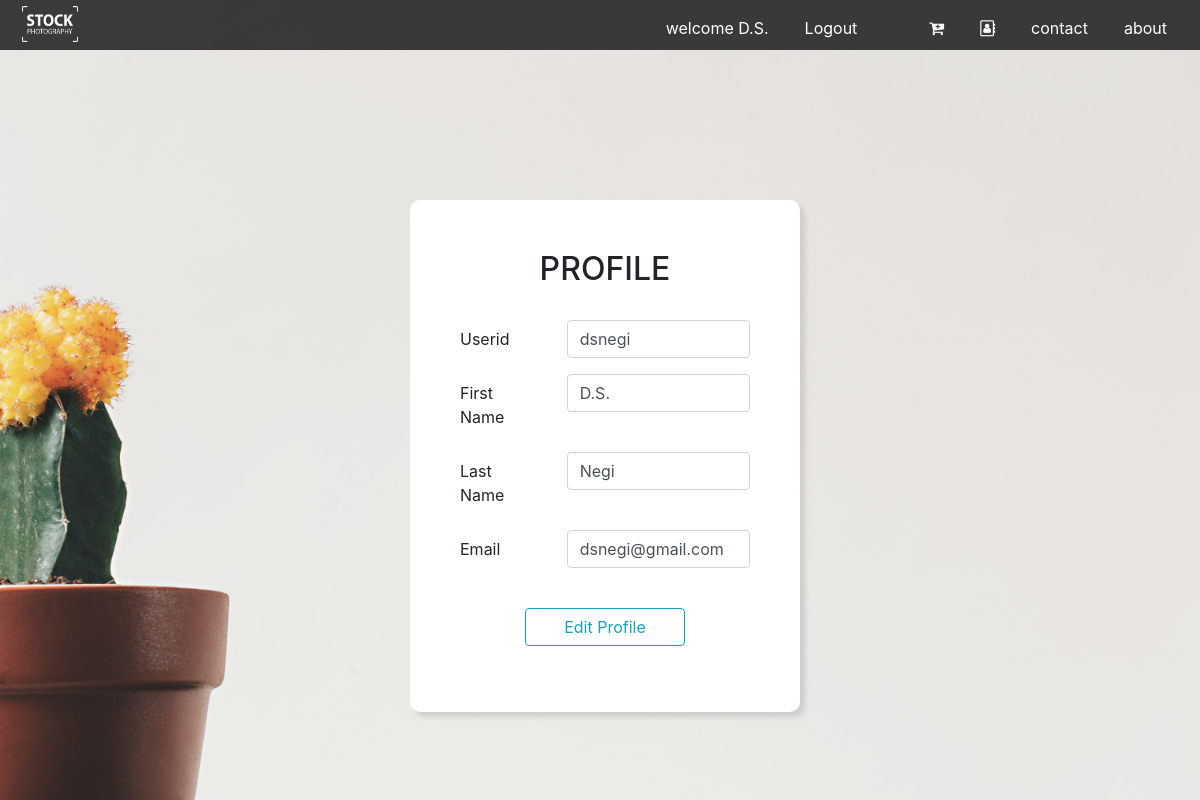
The page /project/user_profile/profile.php (signed in) on the database its author committed.
### tables this page shows
CREATE TABLE `user_info` (
  `userid` varchar(20) NOT NULL,
  `first_name` varchar(10) NOT NULL,
  `last_name` varchar(10) NOT NULL,
  `email` varchar(20) NOT NULL,
  `password` varchar(25) NOT NULL,
  `pro_pic` varchar(200) NOT NULL
);

### project/user_profile/profilesql.php (called while the page is built, shortened)
<?php
$con = new mysqli("localhost", "root", "", "project");
if (isset($_SESSION['user'])) {
    $uid = $_SESSION['user'];
    $sql = "select * from user_info where userid='" . $uid . "'";
    $result = $con->query($sql);
    if ($row = mysqli_fetch_array($result)) {
           }
}
    ?>

### project/user_profile/profile.php (the view, shortened to what this page needs)
<?php
include_once "menu.php";
include "profilesql.php";
?>
<html>
    <head>
        <link rel="stylesheet" type="text/css" href="../cssandjs/css/bootstrap.min.css">
        <link rel="stylesheet" type="text/css" href="../cssfile/projectcss.css">
    </head>
    <body >
        <div class="container-fluid pro_img"  >
            <div class="row">
                <div class="col-lg-4 col-sx-12 col-sm-2"></div>
                <div class="col-lg-4 col-sx-12 col-sm-8" style="padding:0px;">
                    <form method="post" class="pro_box">
                        <div class="form-group">
                            <center><h2>PROFILE</h2></center><br>
                            <div class="form-group row">
                                <label class="col-sm-4 col-form-label">Userid</label>
                                <div class="col-sm-8">
                                <input type="text" class="form-control" name="pro_userid" value="<?php echo $row['userid']; ?>">
                                </div>
                            </div>
                              <div class="form-group row">
                                  <label class="col-sm-4 col-form-label">First Name</label>
                                <div class="col-sm-8">
                                <input type="text" class="form-control" name="pro_first_name" value="<?php echo $row['first_name'] ?>">
                                </div>
                            </div>
                            <div class="form-group row">
                                <label class="col-sm-4 col-form-label">Last Name</label>
                                <div class="col-sm-8">
                                <input type="text" class="form-control" name="pro_last_name" value="<?php echo $row['last_name'] ?>">
                                </div>
                            </div>
                            <div class="form-group row">
                                <label class="col-sm-4 col-form-label">Email</label>
                                <div class="col-sm-8">
                                <input type="text" class="form-control" name="pro_email" value="<?php echo $row['email'] ?>">
                                </div>
                            </div>
                            <br>
                            <center>
                              <input class="btn btn-outline-info" type="submit" name="edit_pro" value="Edit Profile" style="width:160px;">
                            </center>
                    </form>
                </div>
            </div>
        </div>
    </body>
</html>

### project/user_profile/menu.php (shortened to what this page needs)
<link rel="stylesheet" type="text/css" href="../cssandjs/css/bootstrap-grid.min.css">
<link rel="stylesheet" type="text/css" href="../cssfile/projectcss.css">
<link rel="stylesheet" href="https://cdnjs.cloudflare.com/ajax/libs/font-awesome/4.7.0/css/font-awesome.min.css">
<div class="row"  >
    <div class="col-lg-12 col-sm-12 col-sx-12" >
        <nav >
            <div style="width:125px;height:85px; float:left;">
                <a href="../homepage.php"> <img src="../img/logo.png" class="logo"> </a>
            </div>
            <ul class="menu">
                            <li><a href="../about.php" style="text-decoration: none;color:white;">about </a></li>
                            <li><a href="../contact.php" style="text-decoration: none;color:white;">contact</a></li>
                            <li>
                                <a href="profile.php"style = "color:white;">
                                    <i class = "fa fa-address-book-o"></i>
                                </a>
                            </li>
                            <li><a href="../cart/cartdetail.php" style="color:white;"><i class="fa fa-cart-plus">  </i></a></li>
                            <li>
                            </li>
                            <li>
                                <?php
                                if (isset($_SESSION['user'])) {
                                    ?>
                                    <a href="../logout.php" style="color:white;">Logout</a>
                                    <?php
                                }
                                ?>
                            </li>
                            <li style="color:white;text-decoration: none;">
                                <?php
                                if (isset($_SESSION['user'])) {
                                    $con = new mysqli("localhost", "root", "", "project");
                                    $sql = "SELECT * FROM user_info where userid='" . $_SESSION['user'] . "'  ";
                                    $result = $con->query($sql);
                                    $row = mysqli_fetch_array($result);
                                    if ($_SESSION['user'] != "admin") {
                                       echo 'welcome ' . $row['first_name'];
                                    }
                                }
                                ?>
                            </li>
                        </ul>
        </nav>
    </div>
</div>
</body></html>

### project/cssfile/projectcss.css (style rules this page uses)
body { margin:0;padding: 0; }
nav { position:fixed; width: 100%; height:50px; background-color:#000000bf ;z-index:99;padding: 0px; }
.logo { width:60px;height:40px; float:left; padding:2px; margin-left:4px; margin-top:4px; margin-left: 20px; }
.menu { height:50px; margin-top: 0px;margin:0px;padding:0px; }
.menu li { float:right; list-style: none; margin-right:30px ; margin-top:13px ; cursor : pointer; padding:3px; }
.pro_img { background-image:url("../img/bloom.jpg"); background-size: cover; width:100%;height:100%; }
.pro_box { border:5px solid white; margin-top: 200px; background-color:white; margin-left:10px; padding:45px;border-radius: 10px; box-shadow: 5px 5px 5px #c7c4c3bf ; }

### rows shown on the page
user_info: first_name "D.S.", pro_userid "dsnegi", pro_first_name "D.S.", pro_last_name "Negi", pro_email "dsnegi@gmail.com"
